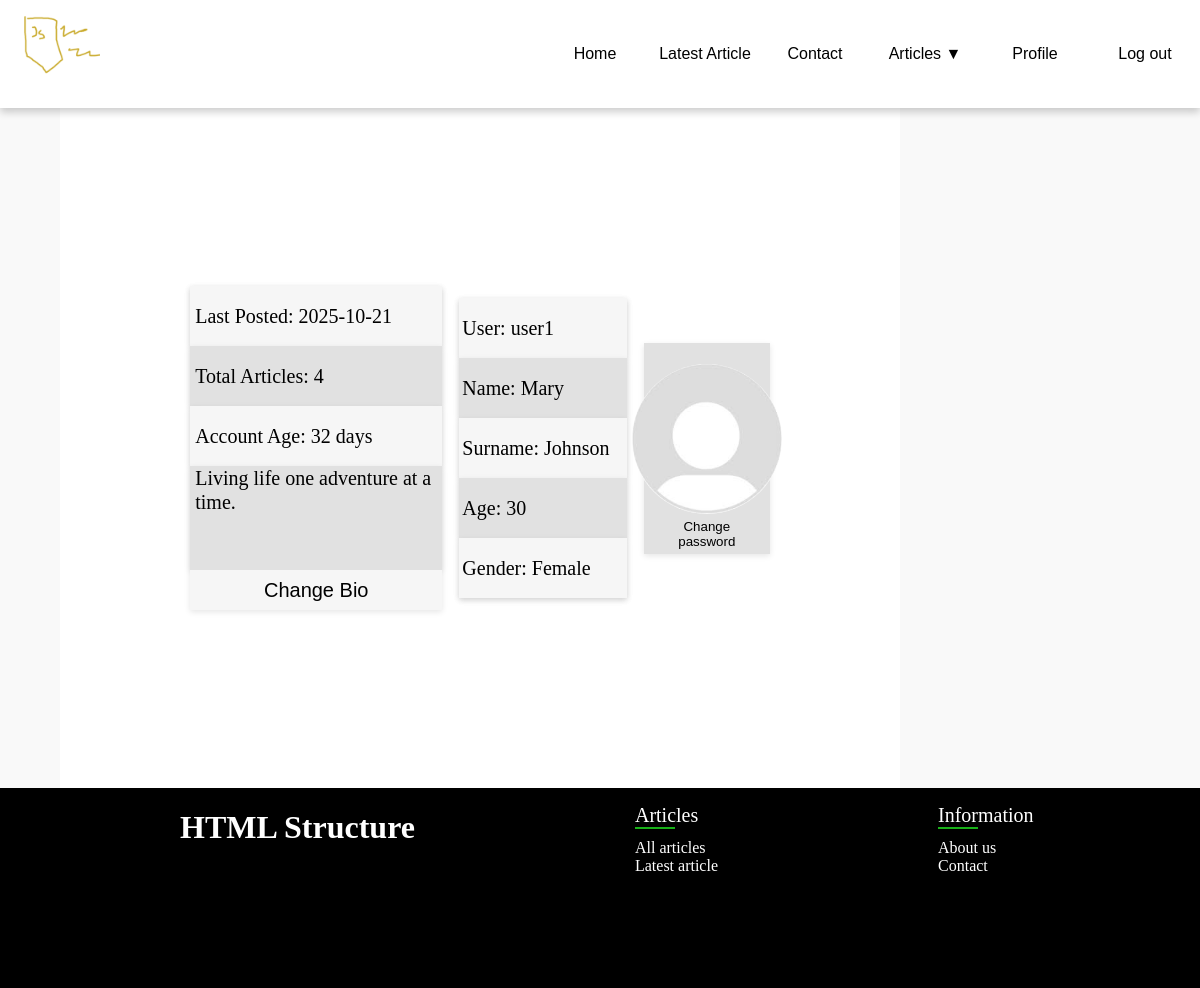
The app's page /profile.php (signed in) with its own data.
### tables this page shows
CREATE TABLE `articles` (
  `id` int(11) NOT NULL,
  `title` text DEFAULT NULL,
  `article` text DEFAULT NULL,
  `ownerID` int(11) DEFAULT NULL,
  `date` date DEFAULT NULL
);

CREATE TABLE `user_data` (
  `userID` int(11) NOT NULL,
  `name` text DEFAULT NULL,
  `surname` text DEFAULT NULL,
  `age` int(11) DEFAULT NULL,
  `gender` varchar(10) DEFAULT NULL,
  `pfp` varchar(255) DEFAULT NULL,
  `dataID` int(11) NOT NULL,
  `bio` text DEFAULT NULL,
  `accAge` datetime DEFAULT NULL
);

CREATE TABLE `users` (
  `id` int(11) NOT NULL,
  `login` text DEFAULT NULL,
  `password` text DEFAULT NULL,
  `role` varchar(10) DEFAULT NULL
);

### profile.php (the view, shortened to what this page needs)
<?php
require('php/connection.php');
include('php/functions.php');
$user = checkSession($con);
$query = $con->prepare("SELECT count(*) FROM articles WHERE ownerID = ?");
$query->bind_param("i",$user['id']);
$query->execute();
$articlesCount = $query->get_result()->fetch_row()[0];
$query = $con->prepare("SELECT date FROM articles WHERE ownerID = ? ORDER BY id DESC LIMIT 1");
$query->bind_param("i",$user['id']);
$query->execute();
$lastPosted = $query->get_result()->fetch_row()[0];
$query = $con->prepare("SELECT DATEDIFF(NOW(), accAge) AS accAge FROM user_data WHERE userID = ? LIMIT 1");
$query->bind_param("i",$user['id']);
$query->execute();
$accAge = $query->get_result()->fetch_row()[0];
?>
<!DOCTYPE html>
<html lang="pl">
<head>
    <link rel="stylesheet" href="style.css">
</head>
<body>
    <div class="container">
        <main class="profile">
                <div id='account'>
                    <div>Last Posted: <?php echo $lastPosted;?></div>
                    <div>Total Articles: <?php echo $articlesCount;?></div>
                    <div>Account Age: <?php echo $accAge;?> days</div>
                    <?php
                    if($_GET['mode'] == 'editbio'){
                    ?>
                        <form method='post' action='profile.php'>
                            <textarea name='bio'><?php echo $user['bio'];?></textarea>
                            <button type="submit">Save bio</button>
                        </form>
                    <?php
                    }
                    else{
                    ?>
                        <div id='bio'><?php echo $user['bio'];?></div>
                        <button onClick="location.href='profile.php?mode=editbio'">Change Bio</button>
                    <?php
                    }
                    ?>
                </div>
                <div id='user'>
                    <?php
                    if($_GET['mode'] == 'edituser'){
                    ?>
                    <?php
                    }
                    else{
                    ?>
                        <div>User: <?php echo $user['login'];?></div>
                        <div>Name: <?php echo $user['name'];?></div>
                        <div>Surname: <?php echo $user['surname'];?></div>
                        <div>Age: <?php echo $user['age']; ?></div>
                        <div>Gender: <?php echo $user['gender'];?></div>
                    <?php
                    }
                    ?>
                </div>
                <aside>
                    <img src="static/<?php echo $user['pfp']; ?>" alt="Profile picture" width="150vw" height="150vh">
                    <button onClick="location.href='php/changepassword.php'">Change password</button>
                </aside>
        </main>
    </div>
</body>
</html>

### style.css (style rules this page uses)
html,body { margin: 0; padding: 0; width: 100%; scrollbar-width: none; -ms-overflow-style: none; scroll-behavior: smooth; }
div { height: 80%; }
.container { width: 100%; display: flex; flex-direction: column; flex-wrap: wrap; background-color: #f9f9f9; }
main { min-height: 85vh; margin-left: 5%; display: flex; flex-direction: column; flex-wrap: wrap; align-content: space-around; align-items: center; }
.profile { width: 70%; background-color: white; font-size: 20px; display: flex; flex-direction: row; justify-content: center; }
.profile div { box-shadow: 0 2px 6px rgba(0,0,0,0.1); width: 20%; margin-right: 2%; }
.profile #account { width: 30%; }
.profile div div { padding-left: 2%; height: 3em; width: 98%; line-height: 3em; }
.profile #account #bio { height: 13vh; line-height: 1.2em; }
.profile div div:nth-child(even) { background-color: #e1e1e1; }
.profile div div:nth-child(odd) { background-color: #f6f6f6; }
.profile div button { font-size: 20px; width: 100%; border:none; cursor: pointer; transition: 0.3s ease; background-color: transparent; background-color: #e1e1e1; height: 5vh; }
.profile #account button { background-color: #f6f6f6; }
.profile aside { display: flex; flex-direction: column; width: 15%; background-color: #e1e1e1; box-shadow: 0 2px 6px rgba(0,0,0,0.1); align-items: center; padding-top: 2.5%; }
.profile aside button { width: 85%; border:none; cursor: pointer; transition: 0.3s ease; background-color: transparent; background-color: #e1e1e1; height: 5vh; }
.profile img { border-radius: 50% }

### records on screen
articles: date "2025-10-21"
user_data: bio "Living life one adventure at a time.", userID.login "user1", name "Mary", surname "Johnson", age "30", gender "Female", pfp (placeholder picture)

### other values on screen
$articlesCount "4"
$accAge "32"
